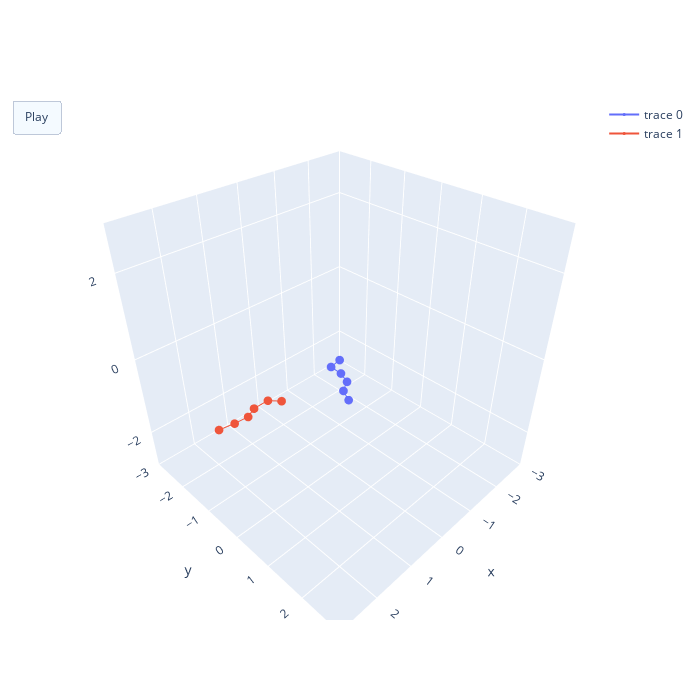

The code cell stored with this chart in its notebook:
### Code cell
sim.visualise_simulation_animation(configuration)

### Figure 1 — Plotly figure (JSON) as saved in the notebook; plotly's stock layout.template omitted (floating-point values rounded to 4 significant figures)
{"data": [{"marker": {"size": 3}, "type": "scatter3d", "x": [0, 0.2959, 0.3123, 0.4221, 0.6792, 0.8103], "y": [0, 0.04921, 0.3488, 0.628, 0.7824, 1.052], "z": [0, 0, 0, 0, 0, 0]}, {"marker": {"size": 3}, "type": "scatter3d", "x": [3.0, 2.734, 2.435, 2.18, 1.926, 1.662], "y": [-0.08819, 0.03487, 0.04799, -0.1041, 0.01003, 0.08805], "z": [-0.09577, -0.03055, -0.04385, -0.08485, 0.02801, -0.0904]}], "layout": {"height": 700, "scene": {"aspectmode": "cube", "xaxis": {"range": [-3, 3]}, "yaxis": {"range": [-3, 3]}, "zaxis": {"range": [-3, 3]}}, "updatemenus": [{"buttons": [{"args": [null, {"frame": {"duration": 50, "redraw": true}, "fromcurrent": true}], "label": "Play", "method": "animate"}], "type": "buttons"}], "width": 700}}
